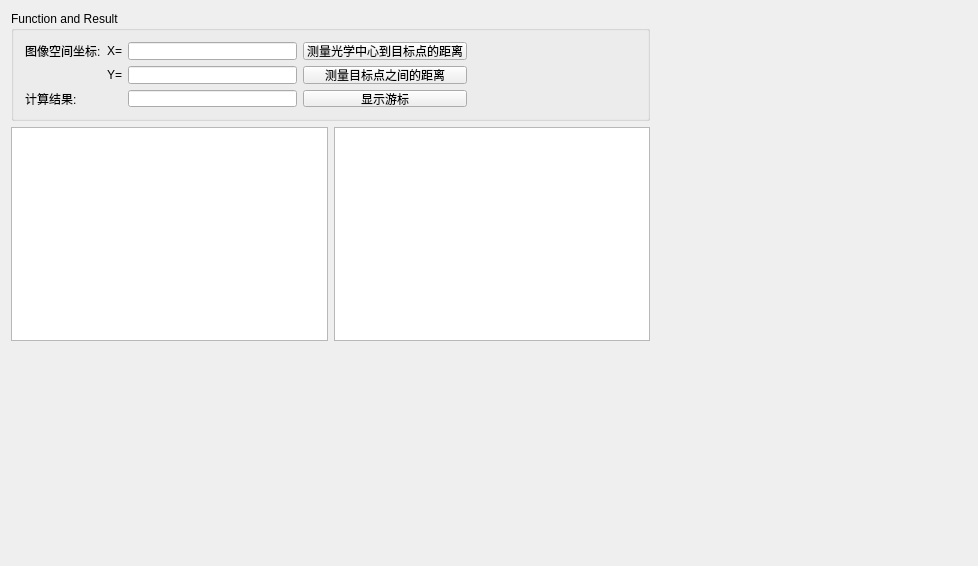
<?xml version="1.0" encoding="UTF-8"?>
<ui version="4.0">
 <class>RFinterface</class>
 <widget class="QWidget" name="RFinterface">
  <property name="geometry">
   <rect>
    <x>0</x>
    <y>0</y>
    <width>978</width>
    <height>566</height>
   </rect>
  </property>
  <property name="windowTitle">
   <string>交互测量</string>
  </property>
  <layout class="QGridLayout" name="gridLayout_2">
   <item row="0" column="0" colspan="2">
    <widget class="QGroupBox" name="groupBox">
     <property name="minimumSize">
      <size>
       <width>0</width>
       <height>110</height>
      </size>
     </property>
     <property name="maximumSize">
      <size>
       <width>16777215</width>
       <height>110</height>
      </size>
     </property>
     <property name="title">
      <string>Function and Result</string>
     </property>
     <layout class="QGridLayout" name="gridLayout">
      <item row="2" column="0">
       <widget class="QLabel" name="label_4">
        <property name="text">
         <string>计算结果:</string>
        </property>
       </widget>
      </item>
      <item row="0" column="0">
       <widget class="QLabel" name="label">
        <property name="text">
         <string>图像空间坐标:</string>
        </property>
       </widget>
      </item>
      <item row="1" column="1">
       <widget class="QLabel" name="label_3">
        <property name="text">
         <string>Y=</string>
        </property>
       </widget>
      </item>
      <item row="0" column="1">
       <widget class="QLabel" name="label_2">
        <property name="text">
         <string>X=</string>
        </property>
       </widget>
      </item>
      <item row="1" column="2">
       <widget class="QLineEdit" name="lineEdit_ImgY"/>
      </item>
      <item row="0" column="2">
       <widget class="QLineEdit" name="lineEdit_ImgX"/>
      </item>
      <item row="2" column="2">
       <widget class="QLineEdit" name="lineEdit_Res"/>
      </item>
      <item row="0" column="5">
       <widget class="QPushButton" name="pushButton_getDis">
        <property name="text">
         <string>测量光学中心到目标点的距离</string>
        </property>
        <property name="checkable">
         <bool>true</bool>
        </property>
       </widget>
      </item>
      <item row="0" column="6">
       <spacer name="horizontalSpacer">
        <property name="orientation">
         <enum>Qt::Horizontal</enum>
        </property>
        <property name="sizeHint" stdset="0">
         <size>
          <width>40</width>
          <height>20</height>
         </size>
        </property>
       </spacer>
      </item>
      <item row="1" column="5">
       <widget class="QPushButton" name="pushButton_getGap">
        <property name="text">
         <string>测量目标点之间的距离</string>
        </property>
        <property name="checkable">
         <bool>true</bool>
        </property>
       </widget>
      </item>
      <item row="2" column="5">
       <widget class="QPushButton" name="pushButton_ShowCursor">
        <property name="text">
         <string>显示游标</string>
        </property>
       </widget>
      </item>
     </layout>
    </widget>
   </item>
   <item row="1" column="1">
    <widget class="CustomGraphicsView" name="customGraphicsView_D">
     <property name="verticalScrollBarPolicy">
      <enum>Qt::ScrollBarAlwaysOff</enum>
     </property>
     <property name="horizontalScrollBarPolicy">
      <enum>Qt::ScrollBarAlwaysOff</enum>
     </property>
     <property name="sizeAdjustPolicy">
      <enum>QAbstractScrollArea::AdjustToContents</enum>
     </property>
    </widget>
   </item>
   <item row="1" column="0">
    <widget class="CustomGraphicsView" name="customGraphicsView_O">
     <property name="verticalScrollBarPolicy">
      <enum>Qt::ScrollBarAlwaysOff</enum>
     </property>
     <property name="horizontalScrollBarPolicy">
      <enum>Qt::ScrollBarAlwaysOff</enum>
     </property>
     <property name="sizeAdjustPolicy">
      <enum>QAbstractScrollArea::AdjustToContents</enum>
     </property>
    </widget>
   </item>
   <item row="1" column="2">
    <spacer name="horizontalSpacer_2">
     <property name="orientation">
      <enum>Qt::Horizontal</enum>
     </property>
     <property name="sizeHint" stdset="0">
      <size>
       <width>40</width>
       <height>20</height>
      </size>
     </property>
    </spacer>
   </item>
   <item row="2" column="1">
    <spacer name="verticalSpacer">
     <property name="orientation">
      <enum>Qt::Vertical</enum>
     </property>
     <property name="sizeHint" stdset="0">
      <size>
       <width>20</width>
       <height>40</height>
      </size>
     </property>
    </spacer>
   </item>
  </layout>
 </widget>
 <layoutdefault spacing="6" margin="11"/>
 <customwidgets>
  <customwidget>
   <class>CustomGraphicsView</class>
   <extends>QGraphicsView</extends>
   <header>CustomGraphicsView.h</header>
  </customwidget>
 </customwidgets>
 <resources/>
 <connections>
  <connection>
   <sender>customGraphicsView_O</sender>
   <signal>mouseMove(int,int)</signal>
   <receiver>RFinterface</receiver>
   <slot>onMouseMove(int,int)</slot>
   <hints>
    <hint type="sourcelabel">
     <x>265</x>
     <y>322</y>
    </hint>
    <hint type="destinationlabel">
     <x>57</x>
     <y>122</y>
    </hint>
   </hints>
  </connection>
  <connection>
   <sender>customGraphicsView_O</sender>
   <signal>mouseLDown(int,int)</signal>
   <receiver>RFinterface</receiver>
   <slot>onMouseLButtonDown(int,int)</slot>
   <hints>
    <hint type="sourcelabel">
     <x>78</x>
     <y>302</y>
    </hint>
    <hint type="destinationlabel">
     <x>5</x>
     <y>183</y>
    </hint>
   </hints>
  </connection>
  <connection>
   <sender>customGraphicsView_O</sender>
   <signal>mouseRDown(int,int)</signal>
   <receiver>RFinterface</receiver>
   <slot>onMouseRButtonDown(int,int)</slot>
   <hints>
    <hint type="sourcelabel">
     <x>136</x>
     <y>389</y>
    </hint>
    <hint type="destinationlabel">
     <x>3</x>
     <y>373</y>
    </hint>
   </hints>
  </connection>
  <connection>
   <sender>customGraphicsView_D</sender>
   <signal>mouseLDown(int,int)</signal>
   <receiver>RFinterface</receiver>
   <slot>onMouseLButtonDown(int,int)</slot>
   <hints>
    <hint type="sourcelabel">
     <x>797</x>
     <y>210</y>
    </hint>
    <hint type="destinationlabel">
     <x>680</x>
     <y>122</y>
    </hint>
   </hints>
  </connection>
  <connection>
   <sender>customGraphicsView_D</sender>
   <signal>mouseMove(int,int)</signal>
   <receiver>RFinterface</receiver>
   <slot>onMouseMove(int,int)</slot>
   <hints>
    <hint type="sourcelabel">
     <x>844</x>
     <y>289</y>
    </hint>
    <hint type="destinationlabel">
     <x>935</x>
     <y>202</y>
    </hint>
   </hints>
  </connection>
  <connection>
   <sender>customGraphicsView_D</sender>
   <signal>mouseRDown(int,int)</signal>
   <receiver>RFinterface</receiver>
   <slot>onMouseRButtonDown(int,int)</slot>
   <hints>
    <hint type="sourcelabel">
     <x>802</x>
     <y>423</y>
    </hint>
    <hint type="destinationlabel">
     <x>936</x>
     <y>484</y>
    </hint>
   </hints>
  </connection>
 </connections>
 <slots>
  <slot>onMouseMove(int,int)</slot>
  <slot>onMouseLButtonDown(int,int)</slot>
  <slot>onMouseRButtonDown(int,int)</slot>
 </slots>
</ui>
